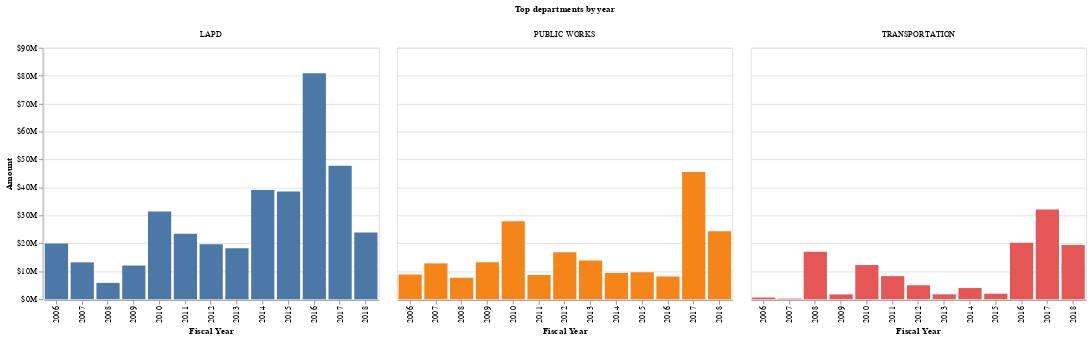

Write notebook code for a chart like this one.
### Code cell
alt.Chart(top_dept_annual_totals).mark_bar().encode(
    x=alt.X("fiscal_year:O", axis=alt.Axis(title="Fiscal Year")),
    y=alt.Y("amount:Q", axis=alt.Axis(title="Amount", format="$s")),
    color=alt.Color("latimes_department:N", legend=None),
    column=alt.Column("latimes_department:N", title="Top departments by year"),
)

### Figure 1 — Vega-Lite specification as saved in the notebook (floating-point values rounded to 4 significant figures)
{"$schema": "https://vega.github.io/schema/vega-lite/v2.4.3.json", "config": {"view": {"height": 300, "width": 400}}, "data": {"values": [{"amount": 19951740, "fiscal_year": 2006, "latimes_department": "LAPD"}, {"amount": 8829276, "fiscal_year": 2006, "latimes_department": "PUBLIC WORKS"}, {"amount": 580669, "fiscal_year": 2006, "latimes_department": "TRANSPORTATION"}, {"amount": 13189658, "fiscal_year": 2007, "latimes_department": "LAPD"}, {"amount": 12814091, "fiscal_year": 2007, "latimes_department": "PUBLIC WORKS"}, {"amount": 210502, "fiscal_year": 2007, "latimes_department": "TRANSPORTATION"}, {"amount": 5817517, "fiscal_year": 2008, "latimes_department": "LAPD"}, {"amount": 7670211, "fiscal_year": 2008, "latimes_department": "PUBLIC WORKS"}, {"amount": 16975762, "fiscal_year": 2008, "latimes_department": "TRANSPORTATION"}, {"amount": 12041127, "fiscal_year": 2009, "latimes_department": "LAPD"}, {"amount": 13173315, "fiscal_year": 2009, "latimes_department": "PUBLIC WORKS"}, {"amount": 1701307, "fiscal_year": 2009, "latimes_department": "TRANSPORTATION"}, {"amount": 31375371, "fiscal_year": 2010, "latimes_department": "LAPD"}, {"amount": 27874119, "fiscal_year": 2010, "latimes_department": "PUBLIC WORKS"}, {"amount": 12213429, "fiscal_year": 2010, "latimes_department": "TRANSPORTATION"}, {"amount": 23383702, "fiscal_year": 2011, "latimes_department": "LAPD"}, {"amount": 8662041, "fiscal_year": 2011, "latimes_department": "PUBLIC WORKS"}, {"amount": 8237377, "fiscal_year": 2011, "latimes_department": "TRANSPORTATION"}, {"amount": 19658628, "fiscal_year": 2012, "latimes_department": "LAPD"}, {"amount": 16822104, "fiscal_year": 2012, "latimes_department": "PUBLIC WORKS"}, {"amount": 4975417, "fiscal_year": 2012, "latimes_department": "TRANSPORTATION"}, {"amount": 18238625, "fiscal_year": 2013, "latimes_department": "LAPD"}, {"amount": 13820000.0, "fiscal_year": 2013, "latimes_department": "PUBLIC WORKS"}, {"amount": 1725143, "fiscal_year": 2013, "latimes_department": "TRANSPORTATION"}, {"amount": 39060000.0, "fiscal_year": 2014, "latimes_department": "LAPD"}, {"amount": 9377000.0, "fiscal_year": 2014, "latimes_department": "PUBLIC WORKS"}, {"amount": 3983000.0, "fiscal_year": 2014, "latimes_department": "TRANSPORTATION"}, {"amount": 38550000.0, "fiscal_year": 2015, "latimes_department": "LAPD"}, {"amount": 9634000.0, "fiscal_year": 2015, "latimes_department": "PUBLIC WORKS"}, {"amount": 1956000.0, "fiscal_year": 2015, "latimes_department": "TRANSPORTATION"}, {"amount": 80830000.0, "fiscal_year": 2016, "latimes_department": "LAPD"}, {"amount": 8110000.0, "fiscal_year": 2016, "latimes_department": "PUBLIC WORKS"}, {"amount": 20200000.0, "fiscal_year": 2016, "latimes_department": "TRANSPORTATION"}, {"amount": 47760000.0, "fiscal_year": 2017, "latimes_department": "LAPD"}, {"amount": 45540000.0, "fiscal_year": 2017, "latimes_department": "PUBLIC WORKS"}, {"amount": 32140000.0, "fiscal_year": 2017, "latimes_department": "TRANSPORTATION"}, {"amount": 23890000.0, "fiscal_year": 2018, "latimes_department": "LAPD"}, {"amount": 24270000.0, "fiscal_year": 2018, "latimes_department": "PUBLIC WORKS"}, {"amount": 19360000.0, "fiscal_year": 2018, "latimes_department": "TRANSPORTATION"}]}, "encoding": {"color": {"field": "latimes_department", "legend": null, "type": "nominal"}, "column": {"field": "latimes_department", "title": "Top departments by year", "type": "nominal"}, "x": {"axis": {"title": "Fiscal Year"}, "field": "fiscal_year", "type": "ordinal"}, "y": {"axis": {"format": "$s", "title": "Amount"}, "field": "amount", "type": "quantitative"}}, "mark": "bar"}
